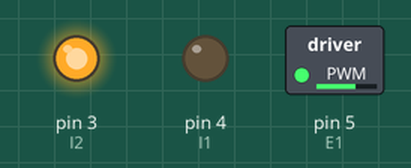
Bench run of a sketch on a simulated Arduino Uno, built with avr-gcc and run on an emulated ATmega328P. Parts: switched loads named in the sketch (green lamp = pin HIGH), output pins drawn as LEDs (lit = HIGH).

Above: at 0.05 s.
At 10.95 s:
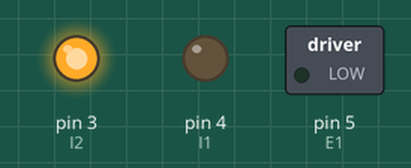
At 21.95 s:
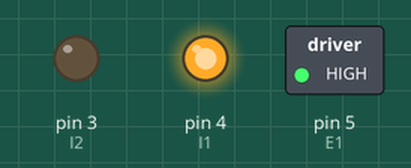
Timing chart, 0 to 28.6 s (numbered marks = the images above):
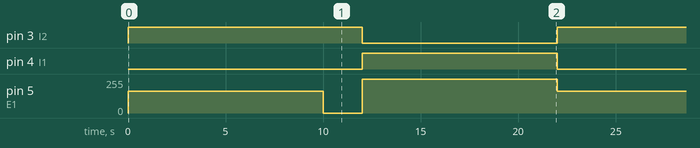

Measured:
- by itself, pin 3 (I2): alternates HIGH for 12.0 s and LOW for 10.0 s
- by itself, pin 4 (I1): alternates HIGH for 10.0 s and LOW for 12.0 s
- by itself, pin 5 (E1): repeats every 22.0 s: 0/255 2.0 s, 255/255 10.0 s, 165/255 10.0 s

The sketch:

Spalding_BME470_Arduino8.ino
```cpp
//Sarah Spalding  4/15/22   Ardiono 8
#define E1 5                  // Enable Pin for motor - connected to Enable1 of the chip
#define I2 3                  // Control pin 1 for motor - connected to input2 of the chip
#define I1 4                  // Control pin 2 for motor - connected to input1 of the chip

void setup() {                //set all three pins as outputs
  pinMode(E1, OUTPUT);
  pinMode(I1, OUTPUT);
  pinMode(I2, OUTPUT);
}

void loop() {
  analogWrite(E1, 165);       //PWM: duty cycle of 153, Run in half speed
  digitalWrite(I2, HIGH);     //motor spins backwards (controls H bridge in the L293d chip)
  digitalWrite(I1, LOW);
  delay(10000);               //Delay for 10 seconds
  digitalWrite(E1, LOW);      //turn motor off
  delay(2000);                //delay for 2 seconds
  analogWrite(E1, 255);       //PWM: duty cycle of 255, Run in full speed
  digitalWrite(I2, LOW);      //motor spins forwards (controls H bridge in the L293d chip)
  digitalWrite(I1, HIGH);
  delay(10000);               //delay for 10 seconds
}
```
